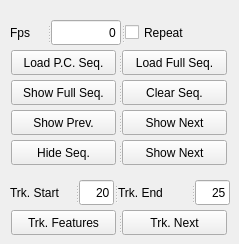
       <widget class="QWidget" name="tab_2">
        <attribute name="title">
         <string>P. C. Sequence</string>
        </attribute>
        <widget class="QSplitter" name="splitter_46">
         <property name="geometry">
          <rect>
           <x>10</x>
           <y>20</y>
           <width>220</width>
           <height>25</height>
          </rect>
         </property>
         <property name="minimumSize">
          <size>
           <width>220</width>
           <height>25</height>
          </size>
         </property>
         <property name="maximumSize">
          <size>
           <width>16777215</width>
           <height>25</height>
          </size>
         </property>
         <property name="orientation">
          <enum>Qt::Horizontal</enum>
         </property>
         <widget class="QLabel" name="label_3">
          <property name="text">
           <string>Fps</string>
          </property>
         </widget>
         <widget class="QLineEdit" name="loadSeqFps">
          <property name="minimumSize">
           <size>
            <width>70</width>
            <height>25</height>
           </size>
          </property>
          <property name="maximumSize">
           <size>
            <width>70</width>
            <height>25</height>
           </size>
          </property>
          <property name="text">
           <string>0</string>
          </property>
          <property name="alignment">
           <set>Qt::AlignRight|Qt::AlignTrailing|Qt::AlignVCenter</set>
          </property>
         </widget>
         <widget class="QCheckBox" name="loadSeqRepeatCkbox">
          <property name="minimumSize">
           <size>
            <width>105</width>
            <height>25</height>
           </size>
          </property>
          <property name="maximumSize">
           <size>
            <width>105</width>
            <height>25</height>
           </size>
          </property>
          <property name="text">
           <string>Repeat</string>
          </property>
         </widget>
        </widget>
        <widget class="QSplitter" name="splitter_47">
         <property name="geometry">
          <rect>
           <x>10</x>
           <y>110</y>
           <width>220</width>
           <height>25</height>
          </rect>
         </property>
         <property name="minimumSize">
          <size>
           <width>220</width>
           <height>25</height>
          </size>
         </property>
         <property name="maximumSize">
          <size>
           <width>216</width>
           <height>25</height>
          </size>
         </property>
         <property name="orientation">
          <enum>Qt::Horizontal</enum>
         </property>
         <widget class="QPushButton" name="showPrevSeq">
          <property name="minimumSize">
           <size>
            <width>105</width>
            <height>25</height>
           </size>
          </property>
          <property name="maximumSize">
           <size>
            <width>105</width>
            <height>25</height>
           </size>
          </property>
          <property name="text">
           <string>Show Prev.</string>
          </property>
         </widget>
         <widget class="QPushButton" name="showNextSeq">
          <property name="minimumSize">
           <size>
            <width>105</width>
            <height>25</height>
           </size>
          </property>
          <property name="maximumSize">
           <size>
            <width>105</width>
            <height>25</height>
           </size>
          </property>
          <property name="sizeIncrement">
           <size>
            <width>105</width>
            <height>0</height>
           </size>
          </property>
          <property name="text">
           <string>Show Next</string>
          </property>
         </widget>
        </widget>
        <widget class="QSplitter" name="splitter_48">
         <property name="geometry">
          <rect>
           <x>10</x>
           <y>50</y>
           <width>220</width>
           <height>25</height>
          </rect>
         </property>
         <property name="minimumSize">
          <size>
           <width>220</width>
           <height>25</height>
          </size>
         </property>
         <property name="maximumSize">
          <size>
           <width>216</width>
           <height>25</height>
          </size>
         </property>
         <property name="orientation">
          <enum>Qt::Horizontal</enum>
         </property>
         <widget class="QPushButton" name="loadPcSequence">
          <property name="minimumSize">
           <size>
            <width>105</width>
            <height>25</height>
           </size>
          </property>
          <property name="maximumSize">
           <size>
            <width>105</width>
            <height>25</height>
           </size>
          </property>
          <property name="text">
           <string>Load P.C. Seq.</string>
          </property>
         </widget>
         <widget class="QPushButton" name="loadFullSeq">
          <property name="minimumSize">
           <size>
            <width>105</width>
            <height>25</height>
           </size>
          </property>
          <property name="maximumSize">
           <size>
            <width>105</width>
            <height>25</height>
           </size>
          </property>
          <property name="text">
           <string>Load Full Seq.</string>
          </property>
         </widget>
        </widget>
        <widget class="QSplitter" name="splitter_49">
         <property name="geometry">
          <rect>
           <x>10</x>
           <y>80</y>
           <width>220</width>
           <height>25</height>
          </rect>
         </property>
         <property name="minimumSize">
          <size>
           <width>220</width>
           <height>25</height>
          </size>
         </property>
         <property name="maximumSize">
          <size>
           <width>216</width>
           <height>25</height>
          </size>
         </property>
         <property name="orientation">
          <enum>Qt::Horizontal</enum>
         </property>
         <widget class="QPushButton" name="showFullSequence">
          <property name="minimumSize">
           <size>
            <width>105</width>
            <height>25</height>
           </size>
          </property>
          <property name="maximumSize">
           <size>
            <width>105</width>
            <height>25</height>
           </size>
          </property>
          <property name="text">
           <string>Show Full Seq.</string>
          </property>
         </widget>
         <widget class="QPushButton" name="clearSeq">
          <property name="minimumSize">
           <size>
            <width>105</width>
            <height>25</height>
           </size>
          </property>
          <property name="maximumSize">
           <size>
            <width>105</width>
            <height>25</height>
           </size>
          </property>
          <property name="text">
           <string>Clear Seq.</string>
          </property>
         </widget>
        </widget>
        <widget class="QSplitter" name="splitter_50">
         <property name="geometry">
          <rect>
           <x>10</x>
           <y>180</y>
           <width>220</width>
           <height>25</height>
          </rect>
         </property>
         <property name="minimumSize">
          <size>
           <width>220</width>
           <height>25</height>
          </size>
         </property>
         <property name="maximumSize">
          <size>
           <width>16777215</width>
           <height>25</height>
          </size>
         </property>
         <property name="orientation">
          <enum>Qt::Horizontal</enum>
         </property>
         <widget class="QLabel" name="label_4">
          <property name="minimumSize">
           <size>
            <width>65</width>
            <height>25</height>
           </size>
          </property>
          <property name="maximumSize">
           <size>
            <width>65</width>
            <height>25</height>
           </size>
          </property>
          <property name="text">
           <string>Trk. Start</string>
          </property>
         </widget>
         <widget class="QLineEdit" name="trkStartIdx">
          <property name="minimumSize">
           <size>
            <width>35</width>
            <height>25</height>
           </size>
          </property>
          <property name="maximumSize">
           <size>
            <width>35</width>
            <height>25</height>
           </size>
          </property>
          <property name="text">
           <string>20</string>
          </property>
          <property name="alignment">
           <set>Qt::AlignRight|Qt::AlignTrailing|Qt::AlignVCenter</set>
          </property>
         </widget>
         <widget class="QLabel" name="label_5">
          <property name="text">
           <string>Trk. End</string>
          </property>
         </widget>
         <widget class="QLineEdit" name="trkEndIdx">
          <property name="minimumSize">
           <size>
            <width>35</width>
            <height>25</height>
           </size>
          </property>
          <property name="maximumSize">
           <size>
            <width>35</width>
            <height>25</height>
           </size>
          </property>
          <property name="text">
           <string>25</string>
          </property>
          <property name="alignment">
           <set>Qt::AlignRight|Qt::AlignTrailing|Qt::AlignVCenter</set>
          </property>
         </widget>
        </widget>
        <widget class="QSplitter" name="splitter_51">
         <property name="geometry">
          <rect>
           <x>10</x>
           <y>210</y>
           <width>220</width>
           <height>25</height>
          </rect>
         </property>
         <property name="minimumSize">
          <size>
           <width>220</width>
           <height>25</height>
          </size>
         </property>
         <property name="orientation">
          <enum>Qt::Horizontal</enum>
         </property>
         <widget class="QPushButton" name="TrkFeatures">
          <property name="maximumSize">
           <size>
            <width>105</width>
            <height>25</height>
           </size>
          </property>
          <property name="sizeIncrement">
           <size>
            <width>105</width>
            <height>25</height>
           </size>
          </property>
          <property name="text">
           <string>Trk. Features</string>
          </property>
         </widget>
         <widget class="QPushButton" name="trackNext">
          <property name="minimumSize">
           <size>
            <width>105</width>
            <height>25</height>
           </size>
          </property>
          <property name="maximumSize">
           <size>
            <width>105</width>
            <height>25</height>
           </size>
          </property>
          <property name="text">
           <string>Trk. Next</string>
          </property>
         </widget>
        </widget>
        <widget class="QSplitter" name="splitter_52">
         <property name="geometry">
          <rect>
           <x>10</x>
           <y>140</y>
           <width>220</width>
           <height>25</height>
          </rect>
         </property>
         <property name="minimumSize">
          <size>
           <width>220</width>
           <height>25</height>
          </size>
         </property>
         <property name="maximumSize">
          <size>
           <width>216</width>
           <height>25</height>
          </size>
         </property>
         <property name="orientation">
          <enum>Qt::Horizontal</enum>
         </property>
         <widget class="QPushButton" name="showSequence">
          <property name="minimumSize">
           <size>
            <width>105</width>
            <height>25</height>
           </size>
          </property>
          <property name="maximumSize">
           <size>
            <width>105</width>
            <height>25</height>
           </size>
          </property>
          <property name="text">
           <string>Hide Seq.</string>
          </property>
         </widget>
         <widget class="QPushButton" name="showNextSeq_2">
          <property name="minimumSize">
           <size>
            <width>105</width>
            <height>25</height>
           </size>
          </property>
          <property name="maximumSize">
           <size>
            <width>105</width>
            <height>25</height>
           </size>
          </property>
          <property name="sizeIncrement">
           <size>
            <width>105</width>
            <height>0</height>
           </size>
          </property>
          <property name="text">
           <string>Show Next</string>
          </property>
         </widget>
        </widget>
       </widget>
